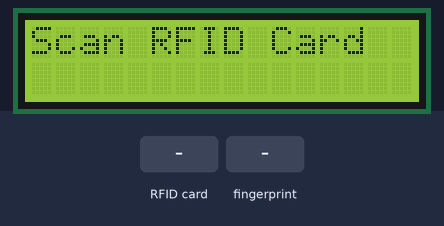
Bench run of a sketch on a simulated ESP32. On the bench: 16×2 character LCD. Inputs (shaded band) come from the test bench. WiFi joins after 1.5 s; servers stay silent unless stated; network time is answered at once with the bench clock; the local clock reads 2024-03-15 10:24:30 at power-on unless the sketch sets it; web services answer with replies made up by the test bench; what the sketch prints to the serial monitor is not drawn.

Above: at 9.4 s.
9.5 s: RFID card E0 23 6F 5F held to the reader
At 15.6 s:
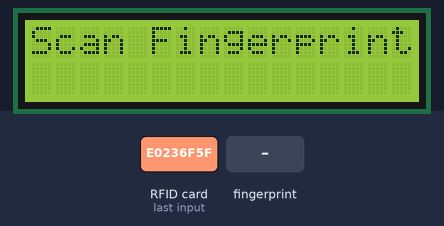
15.9 s: finger stored as number 1 placed on the sensor
At 16.6 s:
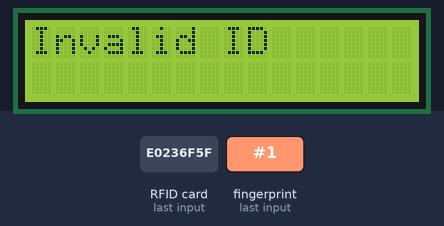
21.9 s: RFID card 54 72 05 20 74 held to the reader
At 27.0 s:
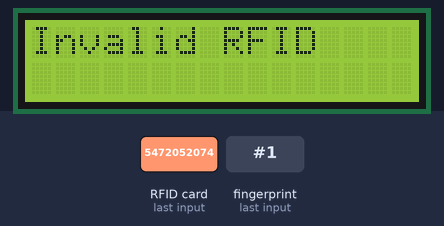
28.3 s: RFID card E1 FE 07 0F held to the reader
At 43.4 s:
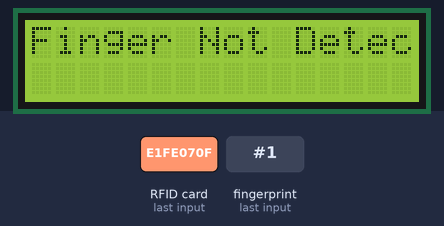
Timing chart, 0 to 44.3 s (numbered marks = the images above; inputs shaded):
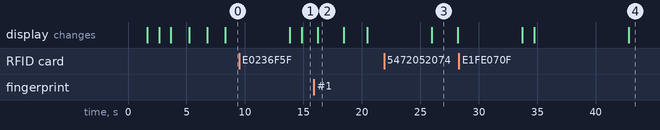

The sketch:

Main_Code.ino
```cpp
#include <WiFi.h>
#include <HTTPClient.h>
#include <NTPClient.h>
#include <WiFiUdp.h>
#include <SPI.h>
#include <MFRC522.h>
#include <Adafruit_Fingerprint.h>
#include <HardwareSerial.h>
#include <Wire.h>
#include <LCDIC2.h>

// -------------------- WIFI CONFIG --------------------
const char* ssid = "Varun";
const char* password = "Varun@18";

// -------------------- TELEGRAM CONFIG --------------------
const String botToken = "8775180330:AAFc4sFMVqZEZYcVOCi6kqhU4AijsGmIWBM";
const String chatID   = "5472052074";

// -------------------- USER DATA --------------------
//------ RFID CARD UID ----------
String RFID_1 = "E0 23 6F 5F";
String RFID_2  = "E1 FE 07 0F";

//------ USER NAME ----------
String NAME_1  = "Sakshi K";
String NAME_2  = "Varun D";
String NAME_3  = "Om Awade";

//------ FINGER PRINT ID ----------
uint8_t FP_1  = 2;
uint8_t FP_2 = 3;
uint8_t FP_3 = 1;
// -------------------- RFID CONFIG --------------------
#define SS_PIN 5
#define RST_PIN 4
MFRC522 mfrc522(SS_PIN, RST_PIN);

// -------------------- FINGERPRINT CONFIG --------------------
HardwareSerial fingerSerial(2);
Adafruit_Fingerprint finger = Adafruit_Fingerprint(&fingerSerial);

// -------------------- LCD CONFIG --------------------
LCDIC2 lcd(0x27, 16, 2);

// -------------------- NTP CONFIG --------------------
WiFiUDP ntpUDP;
NTPClient timeClient(ntpUDP, "pool.ntp.org", 19800); // UTC+5:30 (India)


// ---------------------- INIT CODE -------------------------------
void setup() {
  Serial.begin(115200);
  Wire.begin(21, 22);
  lcd.begin();
  //lcd.int();
  //lcd.backlight();

  // -------------------- WIFI INIT --------------------
  lcd.clear();
  lcd.print("WiFi: Connecting");
  Serial.println("\n[WiFi] Searching for network...");

  WiFi.begin(ssid, password);
  unsigned long startAttemptTime = millis();

  while (WiFi.status() != WL_CONNECTED && millis() - startAttemptTime < 15000) {
    Serial.print(".");
    lcd.setCursor(0, 1);
    lcd.print("Connecting...");
    delay(500);
  }

  if (WiFi.status() == WL_CONNECTED) {
    Serial.println("\n[WiFi] Connected!");
    Serial.print("IP Address: ");
    Serial.println(WiFi.localIP());
    lcd.clear();
    lcd.print("WiFi: Connected");
    delay(1000);
  } else {
    Serial.println("\n[WiFi] Connection FAILED");
    lcd.clear();
    lcd.print("WiFi Failed!");
    delay(2000);
  }

  // -------------------- FINGERPRINT INIT --------------------
  Serial.println("[Fingerprint] Initializing sensor...");
  lcd.clear();
  lcd.print("Init Fingerprint");

  fingerSerial.begin(57600, SERIAL_8N1, 16, 17);
  finger.begin(57600);

  if (finger.verifyPassword()) {
    Serial.println("[Fingerprint] Sensor detected!");
    lcd.clear();
    lcd.print("FP: Detected");
  } else {
    Serial.println("[Fingerprint] Sensor NOT detected!");
    lcd.clear();
    lcd.print("FP: Not Detected");
    while (1);
  }
  delay(1500);

  // -------------------- RFID INIT --------------------
  Serial.println("[RFID] Initializing MFRC522...");
  lcd.clear();
  lcd.print("Init RFID Reader");
  SPI.begin();
  mfrc522.PCD_Init();

  byte v = mfrc522.PCD_ReadRegister(mfrc522.VersionReg);
  if (v == 0x92 || v == 0x91) {
    Serial.println("[RFID] MFRC522 detected!");
    lcd.clear();
    lcd.print("RFID: Detected");
  } else {
    Serial.println("[RFID] MFRC522 NOT detected!");
    lcd.clear();
    lcd.print("RFID: Not Found");
    while (1);
  }
  delay(1500);

  // -------------------- NTP INIT --------------------
  timeClient.begin();
  timeClient.update();
  Serial.println("[NTP] Time client started.");

  // -------------------- SYSTEM READY --------------------
  lcd.clear();
  lcd.print("System Ready");
  Serial.println("\nSystem Ready — waiting for RFID...");
  delay(1500);
  lcd.clear();
}

// --------------------- MAIN CODE --------------------------------
void loop() {
  lcd.setCursor(0, 0);
  lcd.print("Scan RFID Card  ");
  delay(5000);

  String rfidUID = getRFID();
  if (rfidUID == "") return;

  if (rfidUID == RFID_1) {
    handleUser(NAME_1, FP_1);
  } else if (rfidUID == RFID_2) {
    handleUser(NAME_2, FP_2);
  } else {
    // Unknown/extra RFID
    lcd.clear();
    lcd.print("Invalid RFID");
    Serial.println("[RFID] Unknown card detected: " + rfidUID);
    String msg = "⚠️ Access Denied – Unknown Card / Possible Fake Access\nUID: " + rfidUID +
                 "\nTime: " + getCurrentTime();
    sendToTelegram(msg);
    delay(2000);
    lcd.clear();
  }
}

// ------------------- RFID FUNCTION ----------------------------------
String getRFID() {
  if (!mfrc522.PICC_IsNewCardPresent()) return "";
  if (!mfrc522.PICC_ReadCardSerial()) return "";

  String content = "";
  for (byte i = 0; i < mfrc522.uid.size; i++) {
    content.concat(String(mfrc522.uid.uidByte[i] < 0x10 ? " 0" : " "));
    content.concat(String(mfrc522.uid.uidByte[i], HEX));
  }
  content.toUpperCase();
  mfrc522.PICC_HaltA();
  delay(500);

  Serial.println("[RFID] Card detected: " + content.substring(1));
  return content.substring(1);
}

// --------------------- USER HANDLER --------------------------------

void handleUser(String name, uint8_t fingerID) {
  lcd.clear();
  lcd.print("RFID Matched");
  Serial.println("[System] RFID matched: " + name);
  delay(1000);

  lcd.clear();
  lcd.print("Scan Fingerprint");
  Serial.println("[System] Waiting for fingerprint...");

  int result = waitForFingerprint(fingerID);

  if (result == 1) {
    // Fingerprint matched
    lcd.clear();
    lcd.print("Access Granted");
    lcd.setCursor(0, 1);
    lcd.print("Welcome " + name);
    Serial.println("[Access] Granted to: " + name);
    String msg = "✅ Access Granted in Exam Hall 101\nName: " + name +
                 "\nID: " + String(fingerID) +
                 "\nTime: " + getCurrentTime();
    sendToTelegram(msg);
    delay(3000);
  }
  else if (result == 0) {
    // Fingerprint mismatched
    lcd.clear();
    lcd.print("Invalid ID");
    Serial.println("[Access] Denied for: " + name + " (Fingerprint Not Matched)");
    String msg = "❌ Access Denied – Fingerprint Not Matched\nName: " + name +
                 "\nTime: " + getCurrentTime();
    sendToTelegram(msg);
    delay(2000);
    lcd.clear();
    lcd.print("Try Again...");
    delay(2000);
  }
  else if (result == -1) {
    // Fingerprint not detected
    lcd.clear();
    lcd.print("Finger Not Detected");
    Serial.println("[Access] Denied for: " + name + " (Fingerprint Not Detected)");
    String msg = "❌ Access Denied – Fingerprint Not Detected\nName: " + name +
                 "\nTime: " + getCurrentTime();
    sendToTelegram(msg);
    delay(2000);
    lcd.clear();
    lcd.print("Try Again...");
    delay(2000);
  }

  lcd.clear();
}

// -------------------- FINGERPRINT HANDLER ---------------------------------
// Returns: 1 = matched, 0 = mismatched, -1 = not detected
int waitForFingerprint(uint8_t expectedID) {
  unsigned long start = millis();
  while (millis() - start < 8000) {
    int id = getFingerprintID();
    if (id == expectedID) return 1;      // matched
    else if (id != -1 && id != expectedID) return 0; // mismatched
  }
  return -1; // not detected after timeout
}

int getFingerprintID() {
  uint8_t p = finger.getImage();
  if (p != FINGERPRINT_OK) return -1;
  p = finger.image2Tz();
  if (p != FINGERPRINT_OK) return -1;
  p = finger.fingerFastSearch();
  if (p == FINGERPRINT_OK) return finger.fingerID;
  return -1;
}

// --------------------- TELEGRAM FUNCTION ---------------------------
void sendToTelegram(String message) {
  if (WiFi.status() != WL_CONNECTED) {
    Serial.println("[Telegram] WiFi not connected, skipping send.");
    return;
  }

  // URL encode for Telegram
  message.replace(" ", "%20");
  message.replace("\n", "%0A");
  message.replace("&", "%26");

  String url = "https://api.telegram.org/bot" + botToken +
               "/sendMessage?chat_id=" + chatID +
               "&text=" + message;

  HTTPClient http;
  http.begin(url);
  int httpResponseCode = http.GET();

  if (httpResponseCode == 200)
    Serial.println("[Telegram] ✅ Message sent!");
  else
    Serial.println("[Telegram] ❌ Send error: " + String(httpResponseCode));

  http.end();
}

// ------------------- TIME FUNCTION ------------------------
String getCurrentTime() {
  timeClient.update();
  return timeClient.getFormattedTime();
}
```

Measured:
- after the input at 9.5 s, the display: first changes after 4.3 s (image 1 shows a later state)
- after the input at 15.9 s, the display: changes after 0.34 s (image 2)
- after the input at 21.9 s, the display: changes after 4.1 s (image 3)
- after the input at 28.3 s, the display: first changes after 5.4 s (image 4 shows a later state)
- what the display in image 2 shows lasts 2.3 s, from 16.2 s to 18.5 s
